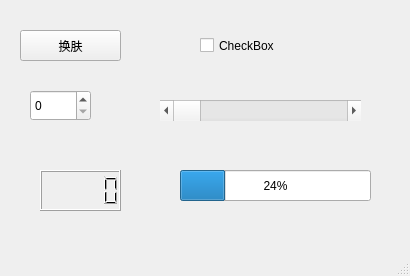
<?xml version="1.0" encoding="UTF-8"?>
<ui version="4.0">
 <class>MainWindow</class>
 <widget class="QMainWindow" name="MainWindow">
  <property name="geometry">
   <rect>
    <x>0</x>
    <y>0</y>
    <width>410</width>
    <height>276</height>
   </rect>
  </property>
  <property name="windowTitle">
   <string>MainWindow</string>
  </property>
  <property name="styleSheet">
   <string notr="true"/>
  </property>
  <widget class="QWidget" name="centralwidget">
   <widget class="QPushButton" name="pushButton">
    <property name="geometry">
     <rect>
      <x>20</x>
      <y>30</y>
      <width>101</width>
      <height>31</height>
     </rect>
    </property>
    <property name="text">
     <string>换肤</string>
    </property>
   </widget>
   <widget class="QCheckBox" name="checkBox">
    <property name="geometry">
     <rect>
      <x>200</x>
      <y>30</y>
      <width>91</width>
      <height>31</height>
     </rect>
    </property>
    <property name="text">
     <string>CheckBox</string>
    </property>
   </widget>
   <widget class="QSpinBox" name="spinBox">
    <property name="geometry">
     <rect>
      <x>30</x>
      <y>90</y>
      <width>61</width>
      <height>31</height>
     </rect>
    </property>
   </widget>
   <widget class="QScrollBar" name="horizontalScrollBar">
    <property name="geometry">
     <rect>
      <x>160</x>
      <y>100</y>
      <width>201</width>
      <height>21</height>
     </rect>
    </property>
    <property name="orientation">
     <enum>Qt::Horizontal</enum>
    </property>
   </widget>
   <widget class="QLCDNumber" name="lcdNumber">
    <property name="geometry">
     <rect>
      <x>40</x>
      <y>170</y>
      <width>81</width>
      <height>41</height>
     </rect>
    </property>
   </widget>
   <widget class="QProgressBar" name="progressBar">
    <property name="geometry">
     <rect>
      <x>180</x>
      <y>170</y>
      <width>191</width>
      <height>31</height>
     </rect>
    </property>
    <property name="value">
     <number>24</number>
    </property>
   </widget>
  </widget>
  <widget class="QMenuBar" name="menubar">
   <property name="geometry">
    <rect>
     <x>0</x>
     <y>0</y>
     <width>410</width>
     <height>21</height>
    </rect>
   </property>
  </widget>
  <widget class="QStatusBar" name="statusbar"/>
 </widget>
 <resources/>
 <connections/>
</ui>
